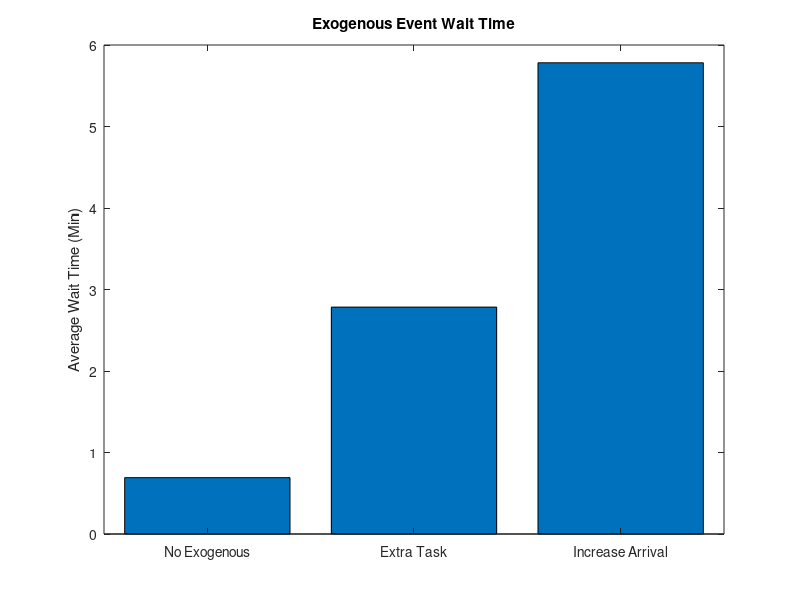
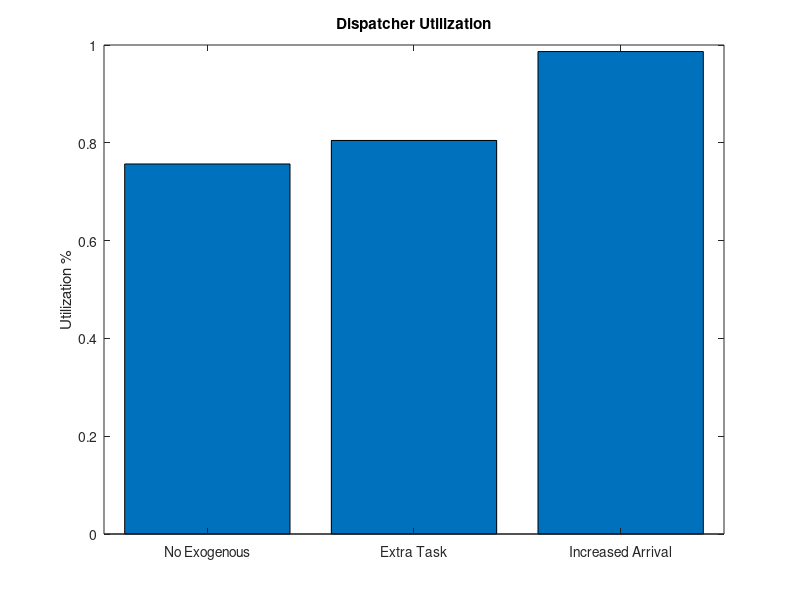

The MATLAB script that drew these images, in order:
clear all;
%average wait time
x=[1 2 3];
wait=[.6914 2.7839 5.7818];
%hw=[.05 .65 .96];
%errorbar(x,wait,hw,'rx')
bar(wait)
set(gca,'XTickLabel',{'No Exogenous','Extra Task','Increase Arrival'})
ylabel('Average Wait Time (Min)')
title('Exogenous Event Wait Time')

%utilization
figure(2);clf;
ut=[.7567 .8048 .9866];
bar(ut)
set(gca,'XTickLabel',{'No Exogenous','Extra Task','Increased Arrival'})
hw=[0.01,.01,0];
ylabel('Utilization %')
title('Dispatcher Utilization')